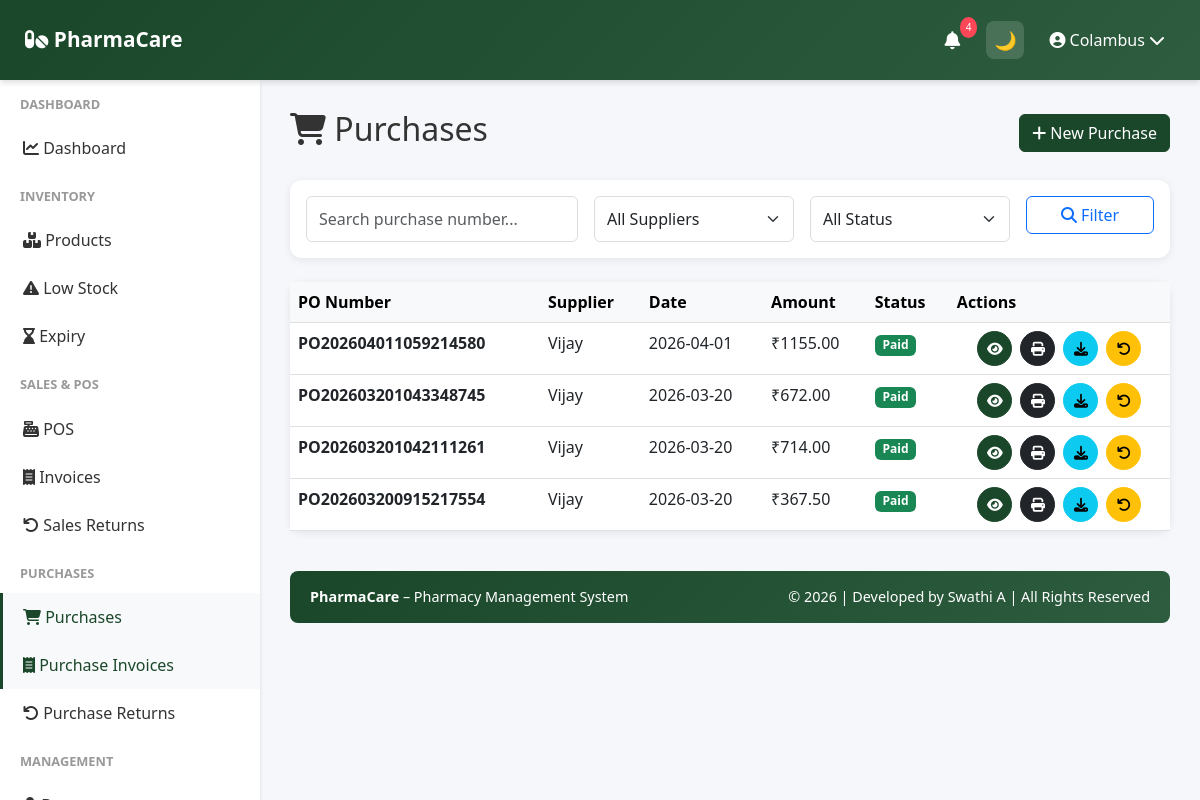
Page /purchases/ (signed in) on the committed database.
### app/models.py (models this page shows, shortened)
class User(UserMixin, db.Model):
    __tablename__ = 'user'
    id = db.Column(db.Integer, primary_key=True)
    company_id = db.Column(db.Integer, db.ForeignKey('company.id'), nullable=False)
    role = db.Column(db.String(20), default='manager')
    username = db.Column(db.String(255), unique=True, nullable=False)
    password_hash = db.Column(db.String(255), nullable=False)
    is_active = db.Column(db.Boolean, default=True)
    last_login = db.Column(db.DateTime)
    created_date = db.Column(db.DateTime, default=datetime.utcnow)
    updated_date = db.Column(db.DateTime, default=datetime.utcnow, onupdate=datetime.utcnow)
    company = db.relationship('Company', back_populates='user')

class Purchase(db.Model):
    __tablename__ = 'purchase'
    id = db.Column(db.Integer, primary_key=True)
    company_id = db.Column(db.Integer, db.ForeignKey('company.id'), nullable=False)
    supplier_id = db.Column(db.Integer, db.ForeignKey('supplier.id'), nullable=False)
    purchase_number = db.Column(db.String(50), unique=True, nullable=False)
    purchase_date = db.Column(db.DateTime, default=datetime.utcnow)
    supplier_invoice_number = db.Column(db.String(100))
    subtotal = db.Column(db.Float, nullable=False)
    tax_amount = db.Column(db.Float, default=0)
    discount_amount = db.Column(db.Float, default=0)
    total_amount = db.Column(db.Float, nullable=False)
    payment_status = db.Column(db.String(50), default='pending')  # 'paid', 'pending', 'partial'
    payment_date = db.Column(db.DateTime)
    notes = db.Column(db.Text)
    created_date = db.Column(db.DateTime, default=datetime.utcnow)
    updated_date = db.Column(db.DateTime, default=datetime.utcnow, onupdate=datetime.utcnow)
    company = db.relationship('Company', back_populates='purchases')
    supplier = db.relationship('Supplier', back_populates='purchases')
    items = db.relationship('PurchaseItem', back_populates='purchase', cascade='all, delete-orphan')
    returns = db.relationship('PurchaseReturn', back_populates='purchase', cascade='all, delete-orphan')

class Supplier(db.Model):
    __tablename__ = 'supplier'
    id = db.Column(db.Integer, primary_key=True)
    company_id = db.Column(db.Integer, db.ForeignKey('company.id'), nullable=False)
    supplier_name = db.Column(db.String(255), nullable=False)
    contact_person = db.Column(db.String(255))
    phone = db.Column(db.String(20), nullable=False)
    email = db.Column(db.String(255))
    address = db.Column(db.String(500))
    gst_number = db.Column(db.String(50))
    payment_terms = db.Column(db.String(255))
    notes = db.Column(db.Text)
    created_date = db.Column(db.DateTime, default=datetime.utcnow)
    updated_date = db.Column(db.DateTime, default=datetime.utcnow, onupdate=datetime.utcnow)
    is_active = db.Column(db.Boolean, default=True)
    company = db.relationship('Company', back_populates='suppliers')
    purchases = db.relationship('Purchase', back_populates='supplier')

### app/routes/purchases.py (the view, shortened to what this page needs)
@purchases_bp.route('/')
@login_required
@require_roles('owner')
def purchases_list():
    company_id = current_user.company_id
    page = request.args.get('page', 1, type=int)
    search = request.args.get('search', '')
    supplier_id = request.args.get('supplier_id', type=int)
    status = request.args.get('status', '')
    query = Purchase.query.filter_by(company_id=company_id)
    if supplier_id:
        query = query.filter_by(supplier_id=supplier_id)
    if status:
        query = query.filter_by(payment_status=status)
    purchases = query.order_by(Purchase.purchase_date.desc()).paginate(page=page, per_page=20)
    suppliers = Supplier.query.filter_by(company_id=company_id, is_active=True).all()
    return render_template('purchases/purchases_list.html',
                         purchases=purchases,
                         search=search,
                         supplier_id=supplier_id,
                         status=status,
                         suppliers=suppliers)

### app/utils.py (called while the page is built)
def require_roles(*roles):
    def decorator(f):
        @wraps(f)
        def wrapped(*args, **kwargs):
            if not current_user.is_authenticated:
                return redirect(url_for('auth.login'))
            if current_user.role not in roles:
                return redirect(url_for('auth.access_denied'))
            return f(*args, **kwargs)
        return wrapped
    return decorator

### app/templates/purchases/purchases_list.html (shortened to what this page needs)
{% extends "base.html" %}
{% block content %}
<div class="d-flex justify-content-between align-items-center mb-4">
    <h2><i class="fas fa-shopping-cart"></i> Purchases</h2>
    <a href="{{ url_for('purchases.add_purchase') }}" class="btn btn-primary">
        <i class="fas fa-plus"></i> New Purchase
    </a>
</div>
<div class="card mb-4">
    <div class="card-body">
        <form method="GET" class="row g-3">
            <div class="col-md-4">
                <input type="text" name="search" class="form-control" placeholder="Search purchase number..." value="{{ search }}">
            </div>
            <div class="col-md-3">
                <select name="supplier_id" class="form-select">
                    <option value="">All Suppliers</option>
                </select>
            </div>
            <div class="col-md-3">
                <select name="status" class="form-select">
                    <option value="">All Status</option>
                </select>
            </div>
            <div class="col-md-2">
                <button type="submit" class="btn btn-outline-primary w-100">
                    <i class="fas fa-search"></i> Filter
                </button>
            </div>
        </form>
    </div>
</div>
<div class="card">
    <div class="table-responsive">
        <table class="table table-hover mb-0">
            <thead class="table-light">
                <tr>
                    <th>PO Number</th>
                    <th>Supplier</th>
                    <th>Date</th>
                    <th>Amount</th>
                    <th>Status</th>
                    <th>Actions</th>
                </tr>
            </thead>
            <tbody>
                {% if purchases.items %}
                    {% for purchase in purchases.items %}
                    <tr>
                        <td><strong>{{ purchase.purchase_number }}</strong></td>
                        <td>{{ purchase.supplier.supplier_name }}</td>
                        <td>{{ purchase.purchase_date.strftime('%Y-%m-%d') if purchase.purchase_date else '' }}</td>
                        <td>₹{{ "%.2f"|format(purchase.total_amount) }}</td>
                        <td>
                            {% if purchase.payment_status == 'paid' %}
                                <span class="badge bg-success">Paid</span>
                            {% elif purchase.payment_status == 'partial' %}
                                <span class="badge bg-warning text-dark">Partial</span>
                            {% else %}
                                <span class="badge bg-danger">Pending</span>
                            {% endif %}
                        </td>
<td class="text-center">
<div class="d-flex justify-content-center gap-2">
    <a href="{{ url_for('purchases.purchase_detail', purchase_id=purchase.id) }}"
       class="btn btn-sm btn-primary rounded-circle"
       title="View">
        <i class="fas fa-eye"></i>
    </a>
    <a href="{{ url_for('purchases.print_purchase', purchase_id=purchase.id) }}"
       class="btn btn-sm btn-dark rounded-circle"
       title="Print">
        <i class="fas fa-print"></i>
    </a>
<a href="{{ url_for('purchases.download_purchase_pdf', purchase_id=purchase.id) }}"
   class="btn btn-sm btn-info rounded-circle"
   title="Download">
    <i class="fas fa-download"></i>
</a>
    <a href="{{ url_for('purchases.process_return', purchase_id=purchase.id) }}"
       class="btn btn-sm btn-warning rounded-circle"
       title="Return">
        <i class="fas fa-undo"></i>
    </a>
</div>
</td>
                    </tr>
                    {% endfor %}
                {% endif %}
            </tbody>
        </table>
    </div>
</div>
{% endblock %}

### app/templates/base.html (shortened to what this page needs)
<!doctype html>
<html lang="en" data-theme="light">
  <head>
    <link
      href="https://cdn.jsdelivr.net/npm/bootstrap@5.3.0/dist/css/bootstrap.min.css"
      rel="stylesheet"
    />
    <link
      rel="stylesheet"
      href="https://cdnjs.cloudflare.com/ajax/libs/font-awesome/6.4.0/css/all.min.css"
    />
  </head>
  <body>
   <nav class="navbar">
  <a class="navbar-brand" href="{{ url_for('dashboard.dashboard') }}">
    <i class="fas fa-pills"></i> PharmaCare
  </a>
  <div class="navbar-right">
    <div class="nav-icon dropdown">
      <a href="#" data-bs-toggle="dropdown">
        <i class="fas fa-bell"></i>
        <span id="alert-badge" class="notification-badge">3</span>
      </a>
    </div>
    <button id="themeToggle" class="nav-icon">
      🌙
    </button>
    <div class="user-menu-navbar dropdown">
      <a href="#" data-bs-toggle="dropdown">
        <i class="fas fa-user-circle"></i>
        {{ current_user.username }}
        <i class="fas fa-chevron-down"></i>
      </a>
    </div>
  </div>
</nav>
    {% if current_user.is_authenticated %}
    <div class="sidebar">
      <nav class="nav flex-column">
        {% if current_user.company and current_user.company.company_name ==
        'Platform Admin' %}
        <div class="nav-section-title">Admin</div>
        <a
          class="nav-link {% if 'admin/companies' in request.path %}active{% endif %}"
          href="{{ url_for('admin.companies_list') }}"
        >
          <i class="fas fa-building"></i> Companies
        </a>
        <a class="nav-link" href="{{ url_for('auth.profile') }}">
          <i class="fas fa-cog"></i> Settings
        </a>
        {% else %}
        <div class="nav-section-title">Dashboard</div>
        <a
          class="nav-link {% if request.endpoint == 'dashboard.dashboard' %}active{% endif %}"
          href="{{ url_for('dashboard.dashboard') }}"
        >
          <i class="fas fa-chart-line"></i> Dashboard
        </a>
        <div class="nav-section-title">Inventory</div>
        <a
          class="nav-link {% if 'inventory' in request.path %}active{% endif %}"
          href="{{ url_for('inventory.products_list') }}"
        >
          <i class="fas fa-boxes"></i> Products
        </a>
        <a
          class="nav-link {% if request.endpoint == 'inventory.low_stock_report' %}active{% endif %}"
          href="{{ url_for('inventory.low_stock_report') }}"
        >
          <i class="fas fa-exclamation-triangle"></i> Low Stock
        </a>
        <a
          class="nav-link {% if request.endpoint == 'inventory.expiry_report' %}active{% endif %}"
          href="{{ url_for('inventory.expiry_report') }}"
        >
          <i class="fas fa-hourglass-end"></i> Expiry
        </a>
        <div class="nav-section-title">Sales & POS</div>
        <a
          class="nav-link {% if request.endpoint == 'sales.pos' %}active{% endif %}"
          href="{{ url_for('sales.pos') }}"
        >
          <i class="fas fa-cash-register"></i> POS
        </a>
        <a
          class="nav-link {% if 'invoices' in request.path %}active{% endif %}"
          href="{{ url_for('sales.invoices_list') }}"
        >
          <i class="fas fa-receipt"></i> Invoices
        </a>
        <a
          class="nav-link {% if request.endpoint == 'sales.sales_returns_list' %}active{% endif %}"
          href="{{ url_for('sales.sales_returns_list') }}"
        >
          <i class="fas fa-undo"></i> Sales Returns
        </a>
<div class="nav-section-title">Purchases</div>
<a
  class="nav-link {% if request.endpoint == 'purchases.purchases_list' %}active{% endif %}"
  href="{{ url_for('purchases.purchases_list') }}"
>
  <i class="fas fa-shopping-cart"></i> Purchases
</a>
<a
  class="nav-link {% if 'purchases' in request.path %}active{% endif %}"
  href="{{ url_for('purchases.purchases_list') }}"
>
  <i class="fas fa-receipt"></i> Purchase Invoices
</a>
<a
  class="nav-link {% if request.endpoint == 'purchases.returns_list' %}active{% endif %}"
  href="{{ url_for('purchases.returns_list') }}"
>
  <i class="fas fa-undo"></i> Purchase Returns
</a>
        <div class="nav-section-title">Management</div>
        <a
          class="nav-link {% if 'doctors' in request.path %}active{% endif %}"
          href="{{ url_for('doctors.doctors_list') }}"
        >
        </a>
        {% endif %}
      </nav>
    </div>
    {% endif %}
    <div
      class="{% if current_user.is_authenticated %}main-content{% else %}auth-page{% endif %}"
    >
       {% block content %}{% endblock %}
      <footer class="footer text-center">
        <div class="row">
          <div class="col-md-6 text-md-start">
            <strong>PharmaCare</strong> – Pharmacy Management System
          </div>
          <div class="col-md-6 text-md-end">
            © 2026 | Developed by Swathi A | All Rights Reserved
          </div>
        </div>
      </footer>
    </div>
  </body>
</html>

### app/templates/base.html (style rules this page uses)
:root { --primary-color: #1a472a; --secondary-color: #2d5c3f; --danger-color: #dc3545; --success-color: #28a745; --warning-color: #ffc107; --info-color: #17a2b8; --bg-color: #f5f7fa; --text-color: #333; --card-bg: #ffffff; --sidebar-bg: #ffffff; }
body { font-family: "Segoe UI", Tahoma, Geneva, Verdana, sans-serif; background: var(--bg-color); color: var(--text-color); }
.navbar { background: linear-gradient(135deg,var(--primary-color),var(--secondary-color)); box-shadow:0 2px 6px rgba(0,0,0,0.15); position:fixed; top:0; left:0; width:100%; height: 80px; z-index:1000; display:flex; align-items:center; justify-content:space-between; padding:0 25px; }
.navbar-brand { font-weight:600; font-size:1.3rem; }
.navbar-right { display:flex; align-items:center; gap:15px; }
.nav-icon { width:38px; height:38px; display:flex; align-items:center; justify-content:center; border-radius:8px; color:#fff; font-size:18px; cursor:pointer; position:relative; transition:all 0.25s ease; }
.navbar a { color:white !important; text-decoration:none; }
#themeToggle { border:none; background:rgba(255,255,255,0.15); width:38px; height:38px; border-radius:8px; display:flex; align-items:center; justify-content:center; font-size:18px; cursor:pointer; }
.navbar .fa-bell { color:white; }
.notification-badge { position:absolute; top:-4px; right:-6px; background:#ff4757; color:white; font-size:10px; padding:3px 6px; border-radius:50%; }
.user-menu-navbar { display:flex; align-items:center; gap:8px; color:white; font-weight:500; cursor:pointer; padding:6px 10px; border-radius:8px; transition:all 0.25s ease; }
.btn.rounded-circle { width: 35px; height: 35px; display: flex; align-items: center; justify-content: center; }
.btn.rounded-circle i { font-size: 14px; }
.sidebar { background: var(--sidebar-bg); box-shadow:0 2px 4px rgba(0,0,0,0.1); position:fixed; top:80px; left:0; bottom:0; width:260px; overflow-y:auto; }
.sidebar .nav-link { color:var(--text-color); padding:12px 20px; border-left:3px solid transparent; transition:.3s; }
.sidebar .nav-link:hover, .sidebar .nav-link.active { background:#f8f9fa; border-left-color:var(--primary-color); color:var(--primary-color); }
.sidebar .nav-section-title { font-size:.8rem; font-weight:600; color:#999; text-transform:uppercase; padding:15px 20px 10px; }
.main-content { margin-left:260px; margin-top:80px; padding:30px; }
.card, .stat-card { background:var(--card-bg); color:var(--text-color); border:none; border-radius:12px; box-shadow:0 2px 8px rgba(0,0,0,0.08); }
.form-control, .form-select { border:1px solid #ddd; border-radius:6px; padding:10px 12px; }
.btn-primary { background:var(--primary-color); border-color:var(--primary-color); }
.btn-sm { padding:6px 12px; font-size:.85rem; }
.footer { background:linear-gradient(135deg,var(--primary-color),var(--secondary-color)); color:#fff; padding:15px 20px; margin-top:40px; border-radius:8px; font-size:.9rem; }

### rows in the picture
User: username "Colambus"
Purchase: purchase_number "PO202604011059214580", supplier.supplier_name "Vijay", purchase_date "2026-04-01", total_amount "1155.00", payment_status "Paid"
Purchase: purchase_number "PO202603201043348745", supplier.supplier_name "Vijay", purchase_date "2026-03-20", total_amount "672.00", payment_status "Paid"
Purchase: purchase_number "PO202603201042111261", supplier.supplier_name "Vijay", purchase_date "2026-03-20", total_amount "714.00", payment_status "Paid"
Purchase: purchase_number "PO202603200915217554", supplier.supplier_name "Vijay", purchase_date "2026-03-20", total_amount "367.50", payment_status "Paid"
